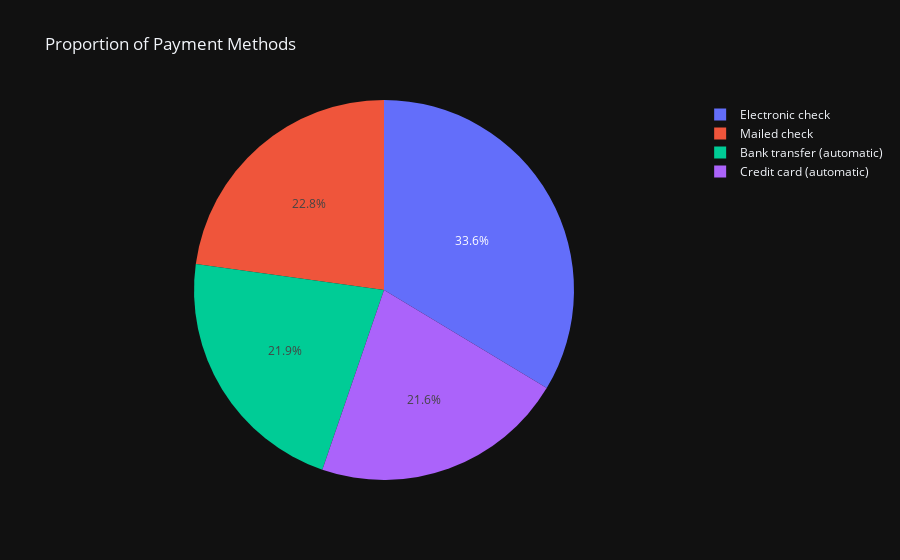

Notebook code cell kept with this figure:
### Markdown cell above
- Customer having no InternetService churn more, as it is easy to move!
- But we see customers with **DSL** also churn more?
- Maybe this DSL is cheap but unreliable? So customers easily attach and leave it?

### Code cell
px.pie(clean_data, "PaymentMethod", title="Proportion of Payment Methods")

### Figure 1 — Plotly figure (JSON) as saved in the notebook; plotly's stock layout.template omitted (floating-point values rounded to 4 significant figures; data arrays with more than 128 entries replaced by an {"elided": "..."} marker saying what was removed)
{"data": [{"domain": {"x": [0, 1], "y": [0, 1]}, "hovertemplate": "PaymentMethod=%{label}<extra></extra>", "labels": {"elided": "7032 str values"}, "legendgroup": "", "name": "", "showlegend": true, "type": "pie"}], "layout": {"legend": {"tracegroupgap": 0}, "title": {"text": "Proportion of Payment Methods"}}}
